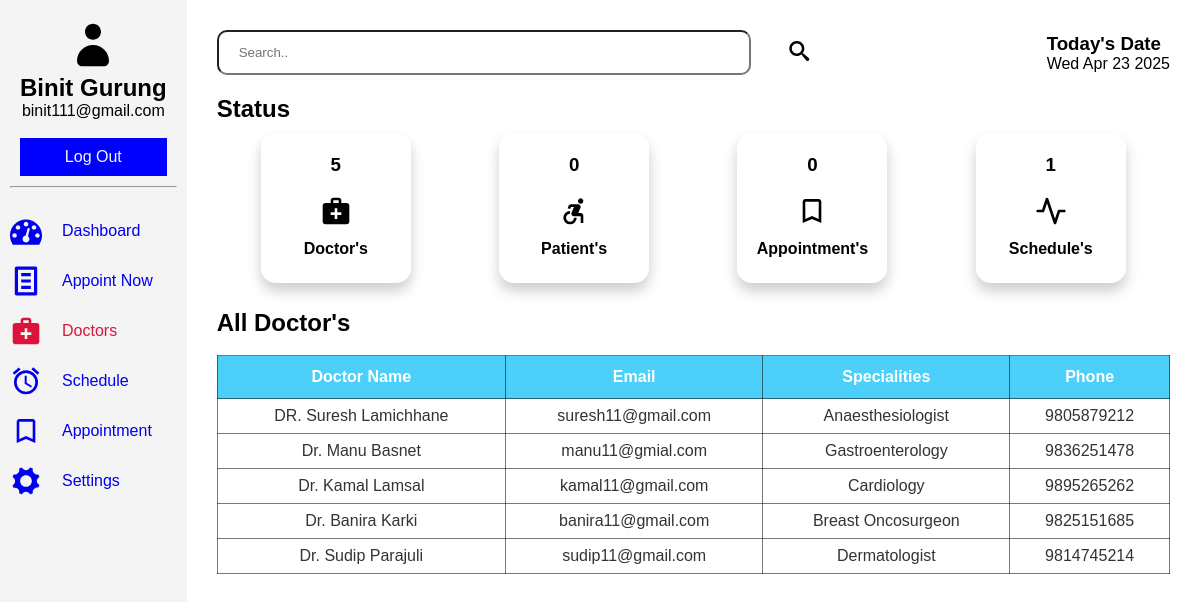
Page /patient/doctor.php (signed in) on the committed database.
### tables this page shows
CREATE TABLE `register` (
  `id` int(11) NOT NULL,
  `fullname` varchar(60) NOT NULL,
  `email` varchar(60) NOT NULL,
  `tel` varchar(15) NOT NULL,
  `password` varchar(60) NOT NULL
);

CREATE TABLE `doctor` (
  `id` int(11) NOT NULL,
  `fname` varchar(60) NOT NULL,
  `latitude` double NOT NULL,
  `longitude` double NOT NULL,
  `email` varchar(60) NOT NULL,
  `password` varchar(60) NOT NULL,
  `phone` varchar(60) NOT NULL,
  `address` varchar(255) NOT NULL,
  `image_name` varchar(255) NOT NULL,
  `image_path` varchar(255) NOT NULL,
  `sid` int(11) DEFAULT NULL,
  `created_at` timestamp NULL DEFAULT current_timestamp()
);

CREATE TABLE `specialities` (
  `id` int(11) NOT NULL,
  `title` varchar(60) NOT NULL,
  `description` text NOT NULL,
  `image_name` varchar(60) NOT NULL,
  `image_path` varchar(255) NOT NULL,
  `created_at` timestamp NULL DEFAULT current_timestamp()
);

### patient/doctor.php (the view, shortened to what this page needs)
<?php
    include('../connection.php');
    $keyword = isset($_GET['keyword'])  ? $_GET['keyword'] : NULL ;
    if(isset($keyword)){
        $sql = "SELECT doc.id, doc.fname, doc.email, doc.phone, sp.title from doctor as doc INNER JOIN specialities as sp ON doc.sid = sp.id where fname like '%$keyword%'";
    }else{
        $sql = "SELECT doc.id, doc.fname, doc.email, sp.title, doc.phone from doctor as doc INNER JOIN specialities as sp ON doc.sid = sp.id";
    }
    $result = mysqli_query($conn, $sql);
    $useremail = $_SESSION["username_patient"];
    $usql = "SELECT fullname FROM register where email='$useremail';";
    $uresult = mysqli_query($conn, $usql);
    $urow = mysqli_fetch_assoc($uresult);
?>
<!DOCTYPE html>
<html lang="en">
<head>
    <link rel="stylesheet" href="../assets/dash1.css">
</head>
<body>
    <section class="dashboard">
        <div class="sidebar">
            <header>
                <svg class="icon icon-user"><use xlink:href="#icon-user"></use></svg>
                <h1><?php echo $urow['fullname']; ?></h1>
                <p><?php echo ''. $_SESSION['username_patient']. ''; ?></p><br>
                <a href="../logout.php">Log Out</a>
            </header>
            <hr>
            <div class="sidebar-items">
                <ul>
                    <li><a href="../patient/dash.php"><svg class="icon icon-dashboard"><use xlink:href="#icon-dashboard"></use></svg>Dashboard</a></li>
                    <li><a href="../patient/form.php"><svg class="icon icon-text-document"><use xlink:href="#icon-text-document"></use></svg>Appoint Now</a></li>
                    <li class="active"><a href="../patient/doctor.php"><svg class="icon icon-medical_services"><use xlink:href="#icon-medical_services"></use></svg>Doctors</a></li>
                    <li><a href="../patient/schedule.php"><svg class="icon icon-access_alarms"><use xlink:href="#icon-access_alarms"></use></svg>Schedule</a></li>
                    <li><a href="../patient/appoint.php"><svg class="icon icon-bookmark_outline"><use xlink:href="#icon-bookmark_outline"></use></svg>Appointment</a></li>
                    <li><a href="../patient/config.php"><svg class="icon icon-cog"><use xlink:href="#icon-cog"></use></svg>Settings</a></li>
                </ul>
            </div>
        </div>
        <section class="main">
            <div class="head">
                <form action="#" method="get" class="search-bar">
                    <input type="text" name="keyword" placeholder="Search..">
                    <button type="submit" class="search"><svg class="icon icon-search"><use xlink:href="#icon-search"></use></svg></button>
                </form>
                <div class="date-container">
                    <h1>Today's Date</h1>
                    <p id="date"></p>
                </div>
            </div>
            <div class="status">
                <div class="status-bar">
                    <h2>Status</h2>
                </div>
                <div class="dash-collection">
                    <div class="doc">
                        <?php
                            $dsql = "SELECT * FROM doctor";
                            $dresult = mysqli_query($conn, $dsql);
                            if($drow = mysqli_num_rows($dresult)){
                                echo '<h3>'.$drow.'</h3>';
                            }else{
                                echo '<h3>0</h3>';
                            }
                        ?>
                        <svg class="icon icon-medical_services"><use xlink:href="#icon-medical_services"></use></svg><br>
                        <h4>Doctor's</h4><br>
                    </div>
                    <div class="doc">
                        <?php
                            $psql = "SELECT * FROM patient";
                            $presult = mysqli_query($conn, $psql);
                            if($prow = mysqli_num_rows($presult)){
                                echo '<h3>'.$prow.'</h3>';
                            }else{
                                echo '<h3>0</h3>';
                            }
                        ?>
                        <svg class="icon icon-accessible_forward"><use xlink:href="#icon-accessible_forward"></use></svg><br>
                        <h4>Patient's</h4><br>
                    </div>
                    <div class="doc">
                        <?php
                            $asql = "SELECT * FROM appointment";
                            $aresult = mysqli_query($conn, $asql);
                            if($arow = mysqli_num_rows($aresult)){
                                echo '<h3>'.$arow.'</h3>';
                            }else{
                                echo '<h3>0</h3>';
                            }
                        ?>
                        <svg class="icon icon-bookmark_outline"><use xlink:href="#icon-bookmark_outline"></use></svg><br>
                        <h4>Appointment's</h4><br>
                    </div>
                    <div class="doc">
                        <?php
                            $ssql = "SELECT * FROM schedule";
                            $sresult = mysqli_query($conn, $ssql);
                            if($srow = mysqli_num_rows($sresult)){
                                echo '<h3>'.$srow.'</h3>';
                            }else{
                                echo '<h3>0</h3>';
                            }
                        ?>
                        <svg class="icon icon-activity"><use xlink:href="#icon-activity"></use></svg><br>
                        <h4>Schedule's</h4><br>
                    </div>
                </div>
            </div>
            <div class="tabular">
                <h2>All Doctor's</h2><br>
                <table class="table-container">
                    <thead>
                        <tr>
                            <th>Doctor Name</th>
                            <th>Email</th>
                            <th>Specialities</th>
                            <th>Phone</th>
                        </tr>
                    </thead>
                    <tbody>
                        <tr>
                            <?php
                                while($row = mysqli_fetch_assoc($result)){
                            ?>
                                <td><?php echo $row['fname'] ?></td>
                                <td><?php echo $row['email'] ?></td>
                                <td><?php echo $row['title'] ?></td>
                                <td><?php echo $row['phone'] ?></td>
                        </tr>
                            <?php
                                }
                            ?>
                    </tbody>
                </table>
            </div>
        </section>
    </section>
</body>
</html>

### assets/dash1.css (style rules this page uses)
* { margin: 0; padding: 0; box-sizing: border-box; }
body { font-family: Arial, sans-serif; }
.dashboard { display: grid; grid-template-columns: auto 2fr; grid-template-rows: auto 1fr; grid-template-areas: "header header" "sidebar main"; height: 100vh; }
.dashboard a { text-decoration: none; display: flex; gap: 20px; text-align: center; align-items: center; justify-content: center; }
header { grid-area: header; color: #000000; padding: 10px; text-align: center; }
header a { padding: 8px; }
header p { display: flex; text-align: center; align-items: center; justify-content: center; }
.sidebar { grid-area: sidebar; background: #f4f4f4; padding: 10px; height: auto; position: relative; }
.sidebar header>a { border: 2px solid blue; color: #f4f4f4; background-color: blue; }
.sidebar-items ul { display: inline; margin: 20px; text-align: center; text-decoration: none; justify-content: space-between; }
.sidebar-items li { display: flex; text-align: center; align-items: center; list-style: none; justify-content: space-between; }
li.active a { color: crimson; }
.main { grid-area: main; margin: 10px; padding: 20px; }
.head { display: flex; width: 100%; text-align: center; align-items: center; justify-content: space-between; }
.head h1, p { display: block; text-align: start; align-items: center; }
.search-bar { width: 70%; height: 45px; display: flex; gap: 5px; }
.search-bar input { padding: 20px; width: 80%; border-radius: 10px; }
.search-bar button { border: none; background-color: transparent; }
.date-container { text-align: center; }
.banner>h2, h3 { padding: 10px; }
.status { display: block; margin-top: 20px; }
.status .status-bar h2 { font-size: 200; }
.dash-collection { display: flex; flex-wrap: wrap; text-align: center; justify-content: space-around; }
.dash-collection .doc { border: 1px solid rgb(255, 255, 255); border-radius: 15px; box-shadow: 0 8px 14px 0 rgba(0,0,0,0.2); height: 150px; width: 150px; margin: 10px; padding: 10px; }
.tabular { background: #fff; margin-top: 1rem; }
.table-container { width: 100%; text-align: center; }
thead { background-color: rgb(76, 208, 249); color: #fff; }
th, td, thead, tr, table { border: 1px solid rgba(0, 0, 0, 0.525); border-collapse: collapse; }
th { padding: 12px; font-size: 16px; }
td { padding: 8px; color: #333; }
.date-group label, input, button { padding: 10px; border-radius: 5px; }
.icon { display: inline-block; width: 70px; height: 50px; stroke-width: 0; stroke: currentColor; fill: currentColor; }
.icon-user { width: 2em; }
.icon-dashboard, .icon-medical_services, .icon-accessible_forward, .icon-access_alarms, .icon-bookmark_outline, .icon-activity, .icon-person_add_alt_1, .icon-add_alarm, .icon-text-document, .icon-cog, .icon-upload, .icon-user-plus, .icon-update, .icon-injection, .icon-checkmark { width: 2em; }
.icon-eye, .icon-trash, .icon-pencil, .icon-search, .icon-check-circle, .icon-checkmark, .icon-bars { width: 5em; height: 1.5em; }

### rows in the picture
register: fullname "Binit Gurung"
doctor: fname "DR. Suresh Lamichhane", email "suresh11@gmail.com", sid.title "Anaesthesiologist", phone "9805879212"
doctor: fname "Dr. Manu Basnet", email "manu11@gmial.com", sid.title "Gastroenterology", phone "9836251478"
doctor: fname "Dr. Kamal Lamsal", email "kamal11@gmail.com", sid.title "Cardiology", phone "9895265262"
doctor: fname "Dr. Banira Karki", email "banira11@gmail.com", sid.title "Breast Oncosurgeon", phone "9825151685"
doctor: fname "Dr. Sudip Parajuli", email "sudip11@gmail.com", sid.title "Dermatologist", phone "9814745214"

### other values in the picture
$_SESSION['username_patient'] "binit111@gmail.com"
$drow "5"
$srow "1"
